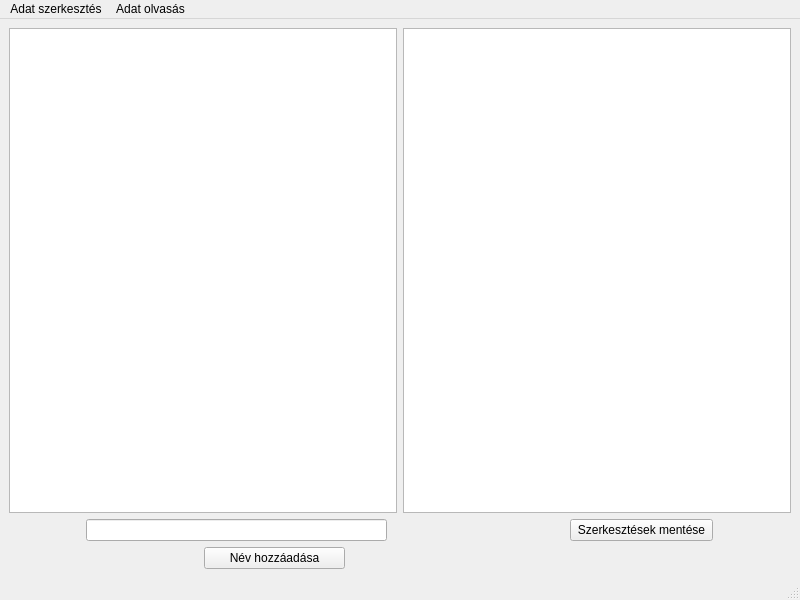
<?xml version="1.0" encoding="UTF-8"?>
<ui version="4.0">
 <class>MainWindow</class>
 <widget class="QMainWindow" name="MainWindow">
  <property name="geometry">
   <rect>
    <x>0</x>
    <y>0</y>
    <width>800</width>
    <height>600</height>
   </rect>
  </property>
  <property name="windowTitle">
   <string>Adatbázis szerkesztés</string>
  </property>
  <widget class="QWidget" name="centralwidget">
   <layout class="QVBoxLayout" name="verticalLayout_3">
    <item>
     <layout class="QVBoxLayout" name="verticalLayout_2">
      <item>
       <layout class="QVBoxLayout" name="verticalLayout">
        <item>
         <layout class="QHBoxLayout" name="horizontalLayout">
          <item>
           <widget class="QTableWidget" name="tableWidget">
            <property name="toolTip">
             <string>&lt;html&gt;&lt;head/&gt;&lt;body&gt;&lt;p&gt;Ez a táblázat egy szomszédsági mátrix, ahol a cellák értékei a találkozás dátumai éééé.hh.nn formátumban.&lt;/p&gt;&lt;/body&gt;&lt;/html&gt;</string>
            </property>
           </widget>
          </item>
          <item>
           <widget class="QTextEdit" name="textEdit">
            <property name="toolTip">
             <string>&lt;html&gt;&lt;head/&gt;&lt;body&gt;&lt;p&gt;Ez a szövegdoboz a már meglévő adatok tömeges szerkesztésére van. A szerkesztés syntaxisa a következő: ANévSorszáma,BNévSorszáma,Dátum1;CNévSorszáma,DNévSorszám,Dátum2&lt;/p&gt;&lt;p&gt;Ebben az esetben A és B között beállítja a Dátum1 találkozási pontot és C és D között a Dátum2-őt. Természetesen ez N darabra is működik.&lt;/p&gt;&lt;p&gt;A szöveg beírása után nyomd meg a Szerkesztések mentése gombot a változtatások elvégzéséhez.&lt;/p&gt;&lt;/body&gt;&lt;/html&gt;</string>
            </property>
           </widget>
          </item>
         </layout>
        </item>
       </layout>
      </item>
      <item>
       <layout class="QHBoxLayout" name="horizontalLayout_3">
        <item>
         <widget class="QLineEdit" name="lineEdit">
          <property name="maximumSize">
           <size>
            <width>301</width>
            <height>22</height>
           </size>
          </property>
          <property name="toolTip">
           <string>&lt;html&gt;&lt;head/&gt;&lt;body&gt;&lt;p&gt;Ide írd a neveket amiket hozzá szeretnél adni az adatbázishoz &amp;quot;;&amp;quot;-vel elválasztva.&lt;/p&gt;&lt;/body&gt;&lt;/html&gt;</string>
          </property>
         </widget>
        </item>
        <item>
         <spacer name="horizontalSpacer_2">
          <property name="orientation">
           <enum>Qt::Horizontal</enum>
          </property>
          <property name="sizeType">
           <enum>QSizePolicy::Fixed</enum>
          </property>
          <property name="sizeHint" stdset="0">
           <size>
            <width>100</width>
            <height>20</height>
           </size>
          </property>
         </spacer>
        </item>
        <item>
         <widget class="QPushButton" name="pushButton_2">
          <property name="maximumSize">
           <size>
            <width>143</width>
            <height>28</height>
           </size>
          </property>
          <property name="text">
           <string>Szerkesztések mentése</string>
          </property>
         </widget>
        </item>
       </layout>
      </item>
      <item>
       <layout class="QHBoxLayout" name="horizontalLayout_4">
        <item>
         <widget class="QPushButton" name="pushButton">
          <property name="maximumSize">
           <size>
            <width>141</width>
            <height>28</height>
           </size>
          </property>
          <property name="text">
           <string>Név hozzáadása</string>
          </property>
         </widget>
        </item>
        <item>
         <spacer name="horizontalSpacer">
          <property name="orientation">
           <enum>Qt::Horizontal</enum>
          </property>
          <property name="sizeType">
           <enum>QSizePolicy::Fixed</enum>
          </property>
          <property name="sizeHint" stdset="0">
           <size>
            <width>250</width>
            <height>17</height>
           </size>
          </property>
         </spacer>
        </item>
       </layout>
      </item>
      <item>
       <layout class="QHBoxLayout" name="horizontalLayout_2"/>
      </item>
     </layout>
    </item>
   </layout>
  </widget>
  <widget class="QMenuBar" name="menubar">
   <property name="geometry">
    <rect>
     <x>0</x>
     <y>0</y>
     <width>800</width>
     <height>26</height>
    </rect>
   </property>
   <widget class="QMenu" name="menuData_Manipulation">
    <property name="title">
     <string>Adat szerkesztés</string>
    </property>
    <addaction name="actionRead"/>
    <addaction name="actionSave_as"/>
    <addaction name="separator"/>
    <addaction name="actionNew"/>
   </widget>
   <widget class="QMenu" name="menuData_Reading">
    <property name="title">
     <string>Adat olvasás</string>
    </property>
    <addaction name="actionHuman_Readable_format"/>
    <addaction name="separator"/>
    <addaction name="actionQuery"/>
   </widget>
   <addaction name="menuData_Manipulation"/>
   <addaction name="menuData_Reading"/>
  </widget>
  <widget class="QStatusBar" name="statusbar"/>
  <action name="actionRead">
   <property name="text">
    <string>Megnyitás...</string>
   </property>
  </action>
  <action name="actionSave_as">
   <property name="text">
    <string>Mentés...</string>
   </property>
  </action>
  <action name="actionNew">
   <property name="text">
    <string>Új</string>
   </property>
  </action>
  <action name="actionHuman_Readable_format">
   <property name="text">
    <string>Ember számára is érthető formátum</string>
   </property>
  </action>
  <action name="actionQuery">
   <property name="text">
    <string>Lekérdezések</string>
   </property>
  </action>
 </widget>
 <resources/>
 <connections/>
</ui>
